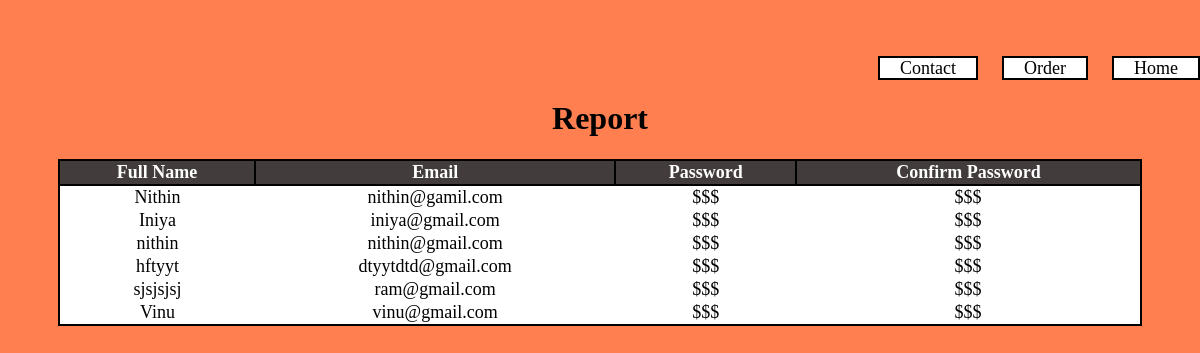
The app's page /report, older data.
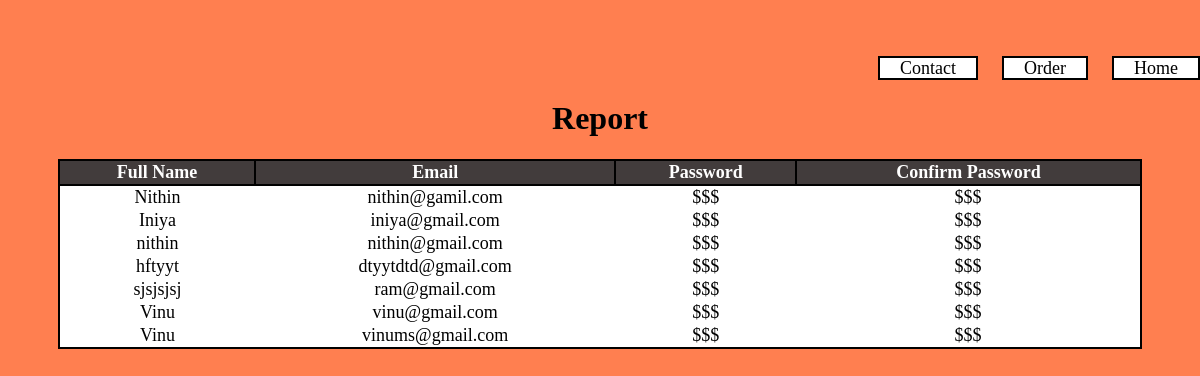
The same page, newer data.
### App/models.py (models this page shows)
class Signup(models.Model):
    fullname=models.CharField( max_length=50)
    email=models.EmailField( max_length=254)
    password=models.CharField( max_length=50)
    confirmpassword=models.CharField( max_length=50)

### App/views.py (the view)
# urls.py: path('report',reports,name="report"),
def reports(request):
    data=Signup.objects.all()
    return render(request,"report.html",{'data':data})

### templates/report.html (shortened to what this page needs)
<!DOCTYPE html>
<html lang="en">
<head>
    {% load static %}
    <link rel="stylesheet" href="{% static 'css/style8.css' %}">
</head>
<body>
    <div class="report">
         <div class="nav">
            <nav>
                <a href="{% url 'creports' %}">Contact</a>
                <a href="{% url 'oreport' %}">Order</a>
                <a href="{% url 'homepage' %}">Home</a>
            </nav>
        </div>
        <div>
            <h1>Report</h1>
        </div>
        <table >
            <tr>
                <th>Full Name</th>
                <th>Email</th>
                <th>Password</th>
                <th>Confirm Password</th>
            </tr>
            {% for datas in data %}
            <tr>
                <td>{{datas.fullname}}</td>
                <td>{{datas.email}}</td>
                <td>$$$</td>
                <td>$$$</td>
            </tr>
            {% endfor %}
        </table>
    </div>
</body>
</html>

Row changes from the older to the newer data that the page shows:
added Signup: fullname "Vinu", email "vinums@gmail.com"
